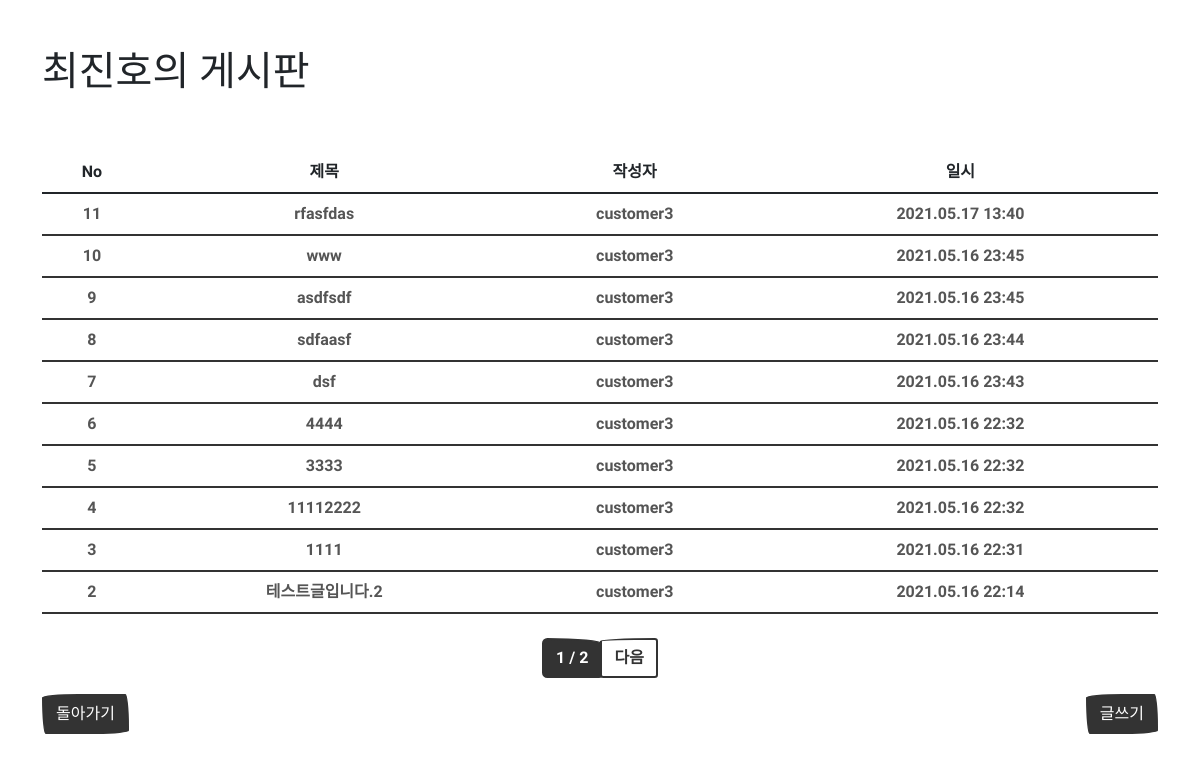
/board/list/, run on the app's committed database.
### board/models.py (models this page shows, shortened)
class Board(models.Model):
    title = models.CharField(max_length=128,
                             verbose_name='제목')
    contents = models.TextField(verbose_name='내용')
    writer = models.ForeignKey('fcuser.Fcuser', verbose_name='작성자', on_delete=models.CASCADE)
    registered_dttm = models.DateTimeField(auto_now_add=True,
                                           verbose_name='등록시간')
    password = models.CharField(max_length=64,
                                verbose_name='비밀번호')
    class Meta:
        db_table = 'board'
        verbose_name = '게시글'  # 단수형
        verbose_name_plural = '게시글'  # 복수형

### fcuser/models.py (models this page shows)
class Fcuser(models.Model):
    username = models.CharField(max_length=32,
                                verbose_name='사용자명')
    useremail = models.EmailField(max_length=128,
                                  verbose_name='사용자이메일')
    password = models.CharField(max_length=64,
                                verbose_name='비밀번호')
    registered_dttm = models.DateTimeField(auto_now_add=True,
                                           verbose_name='등록시간')
    def __str__(self):
        return self.username
    class Meta:
        db_table = 'fcuser'
        verbose_name = '게시판 사용자'  # 단수형
        verbose_name_plural = '게시판 사용자'  # 복수형

### board/views.py (the view)
# urls.py: path('list/', views.board_list),
def board_list(request):
    all_boards = Board.objects.all().order_by('-id')
    page_limit = 10
    page = int(request.GET.get('p', 1))
    paginator = Paginator(all_boards, page_limit)
    boards = paginator.get_page(page)
    index_value = paginator.count - ((page-1)*page_limit)
    print(index_value)
    return render(request, 'board_list.html', {'boards': boards, 'index_value': index_value})

### board/templates/board_list.html (shortened to what this page needs)
{% extends "base.html" %}
{% load mathfilters %}
{% block contents %}
<div class="row mt-5">
    <div class="col-12">
        <table class="table">
            <thead class="thead-light text-center">
                <tr>
                    <th>No</th>
                    <th>제목</th>
                    <th>작성자</th>
                    <th>일시</th>
                </tr>
            </thead>
            <tbody class="text-dark text-center">
                {%for board in boards %}
                <tr onclick="location.href='/board/detail/{{board.id}}'">
                    <th>{{ index_value|sub:forloop.counter|add:1 }}</th>
                    <th>{{board.title}}</th>
                    <th>{{board.writer}}</th>
                    <th>{{board.registered_dttm|date:"Y.m.d H:i"}}</th>
                </tr>
                {% endfor %}
            </tbody>
        </table>
    </div>
</div>
<div class="row mt-2">
    <div class="col-12">
        <ul class="pagination justify-content-center">
            <li class='page-item active'>
                <a class='page-link' href='#'>{{ boards.number }} / {{ boards.paginator.num_pages }}</a>
            </li>
            {% if boards.has_next %}
                <li class='page-item'>
                    <a class='page-link' href='?p={{ boards.next_page_number }}'>다음</a>
                </li>
            {% endif %}
        </ul>
    </div>
</div>
<div class="row">
    <div class="col-6">
        <button class="btn btn-primary" onclick="location.href='/'">돌아가기</button>
    </div>
    <div class="col-6" align="right">
        <button class="btn btn-primary" onclick="location.href='/board/write/'">글쓰기</button>
    </div>
</div>
{% endblock %}

### board/templates/base.html (shortened to what this page needs)
<!DOCTYPE html>
<html lang="en">
<head>
    <link rel="stylesheet" href="/static/css/bootstrap.min.css" />
</head>
    <body>
            <div class="container">
                <div class="row mt-5">
                    <div class="col-12">
                        <h1>최진호의 게시판</h1>
                    </div>
                </div>
                {% block contents %}
                {% endblock %}
            </div>
    </body>
</html>

### data on the page
Board: counter "11", title "rfasfdas", writer "customer3", registered_dttm "2021.05.17 13:40"
Board: id "10", title "www", writer "customer3", registered_dttm "2021.05.16 23:45"
Board: id "9", title "asdfsdf", writer "customer3", registered_dttm "2021.05.16 23:45"
Board: id "8", title "sdfaasf", writer "customer3", registered_dttm "2021.05.16 23:44"
Board: id "7", title "dsf", writer "customer3", registered_dttm "2021.05.16 23:43"
Board: id "6", title "4444", writer "customer3", registered_dttm "2021.05.16 22:32"
Board: id "5", title "3333", writer "customer3", registered_dttm "2021.05.16 22:32"
Board: id "4", title "11112222", writer "customer3", registered_dttm "2021.05.16 22:32"
Board: counter "3", title "1111", writer "customer3", registered_dttm "2021.05.16 22:31"
Board: id "2", title "테스트글입니다.2", writer "customer3", registered_dttm "2021.05.16 22:14"

### other printed values
{{ boards.number }} "1"
{{ boards.paginator.num_pages }} "2"
